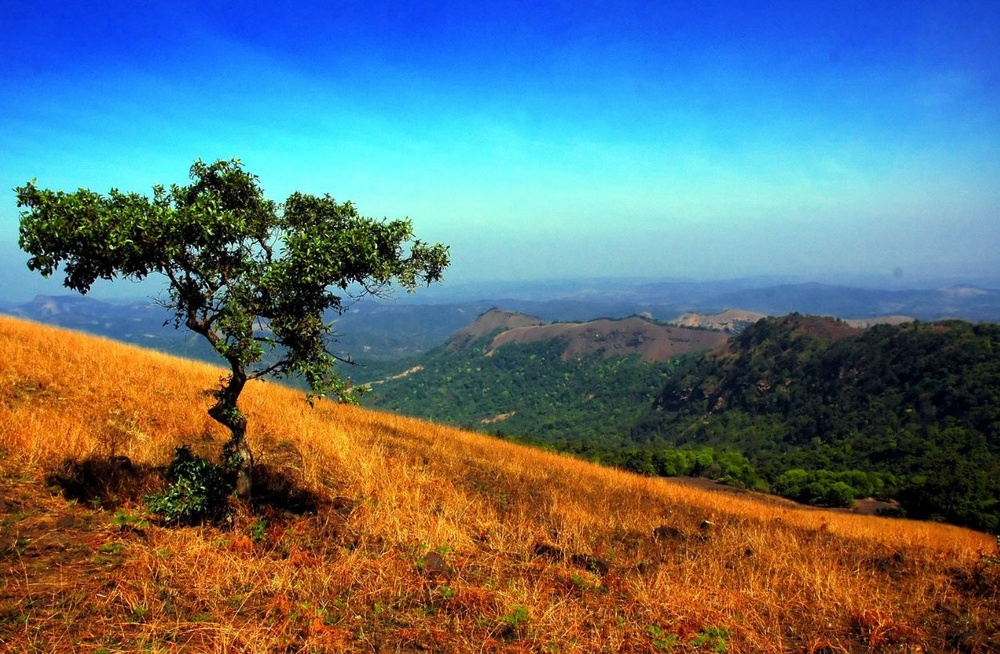
#> input picture OpenCV/9_image thresholding/img1.JPG, 1000 x 654 px, shrunk from 1278 x 836 before the run
$ jupyter execute thresholding.ipynb
#> lines starting #> are read from the running program, lines starting #| are printed output that depends on the picture; after the words box and inside, x2 and y2 are one past the last pixel; in counts of white or black regions, pixels touching at a corner belong together
[cell 1]
import cv2
import matplotlib.pyplot as plt

### Resmi içe aktar

[cell 2]
img = cv2.imread("img1.JPG")
#> img is the input picture: shape (654, 1000, 3); mean B, G, R 119, 113.4, 96
img =cv2.cvtColor(img, cv2.COLOR_BGR2GRAY)
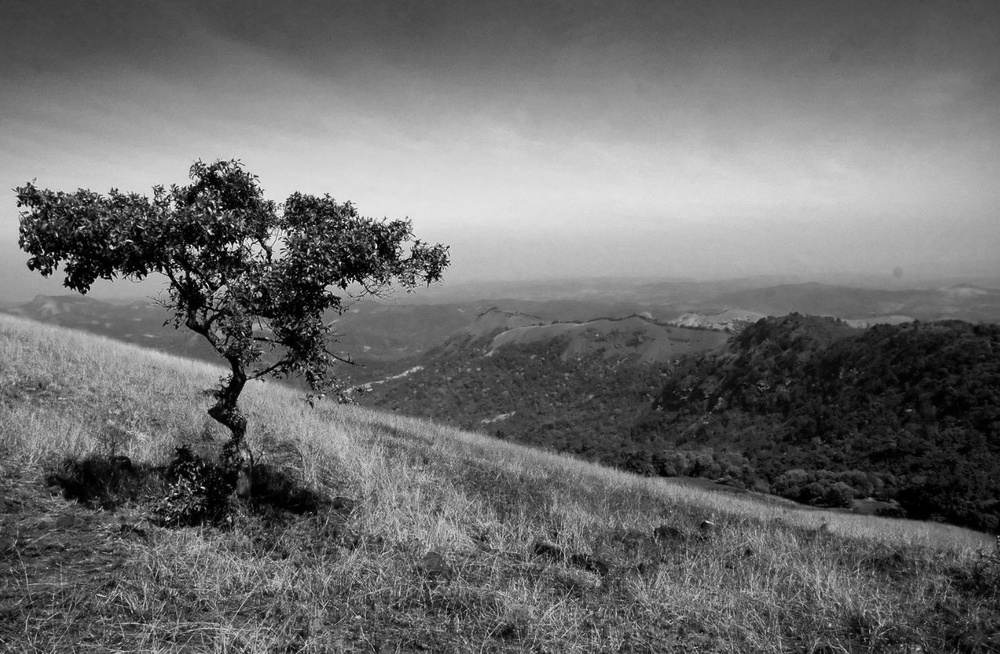
#> img: shape (654, 1000); min 0, max 253, mean 108.8
#RESMIN siyah beyaz olması değil renklerin skada ifade edilmesi anlamına geliyor , siyahlar 0 beyazlar 255 arasında değişiyor

plt.figure()
plt.imshow(img, cmap ="gray" ) #siyah beyaz görebilmek için color map ekledik
plt.axis("off")
plt.show()

### Eşikleme
Resmi detaylardan arındırıp ana hatlarını ortaya çıkarmak için kullanılır

[cell 3]
_, thresh_img = cv2.threshold(img, thresh = 60, maxval = 255, type = cv2.THRESH_BINARY)
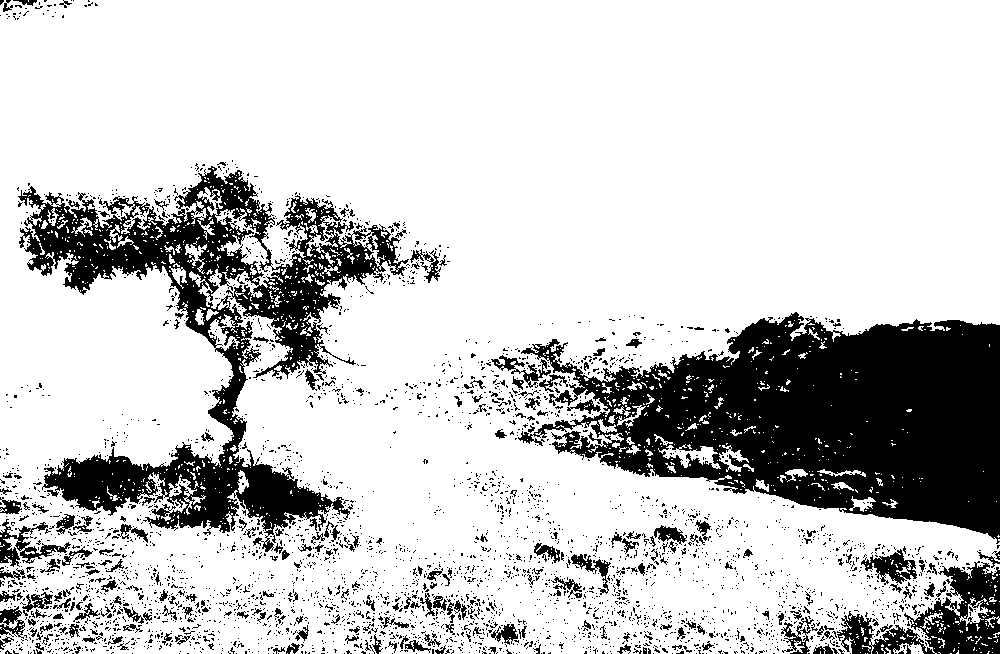
#> thresh_img: shape (654, 1000); 79.2% white; 3585 black regions (3333 under 20 px), largest, box (x1, y1, x2, y2) and area: (518, 312, 1000, 544) 62958, (18, 166, 409, 552) 40178, (837, 561, 1000, 654) 6222

plt.figure()
plt.imshow(thresh_img, cmap ="gray")
plt.axis("off")
plt.show()

[cell 4]
#aynı kodun sonuna INV(invert) eklediğimizde
_, thresh_img2 = cv2.threshold(img, thresh = 60, maxval = 255, type = cv2.THRESH_BINARY_INV)

plt.figure()
plt.imshow(thresh_img2, cmap ="gray")
plt.axis("off")
plt.show()

### Adaptive Threshold
Üstte kullandıklarımızda global tresholding değerleri kullandık fakat kullanıcağımız görüntünün farklı yerlerinde farklı aydınlatma değerleri varsa adaptive tresholding kullanılmalı

Adaptive tresholdingte aynı görüntüniü farklı bölgeleri için farklı eşik değerleri kullanarak , aydınlatması farklı bölgelerde avantaj sağlıyor.

- Kodun açıklaması
    - adaptive tresholding
    #ADAPTIVE_THRESH_MEAN_C, kullanıcağımız eşikleme algoritması yöntemi c sabiti ortalamadan ya da ağırlıklı ortalamadan çıkarılabilecek bi değer normalde pozitif ama 0 - negatif de alınabilir.
    - #cv2.THRESH_BINARY thresh holdun tipi nasıl eşikleme yapıcaz , eşiklemeden sonra piksellerin hangi değerleri alabileceğini belirten ifade
    - #11 blok size pksel için eşik değeri hesaplamak için kullanılıyor bi piksel topluluğuna göre eşikleme yapıyorduk bu topluluğun 11 komşusuna bakıyoruz diyebiliriz

[cell 5]
thresh_img3 = cv2.adaptiveThreshold(img, 255, cv2.ADAPTIVE_THRESH_MEAN_C, cv2.THRESH_BINARY, 11,8)
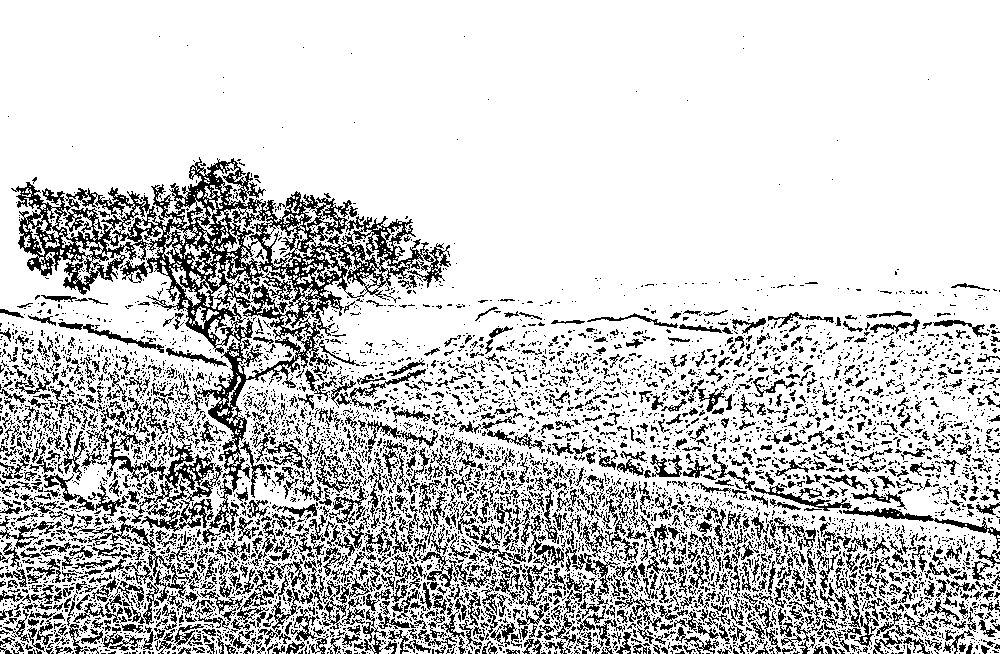
#> thresh_img3: shape (654, 1000); 79.2% white; black in thin lines or dots

plt.figure()
plt.imshow(thresh_img3, cmap="gray")
plt.axis("off")
plt.show()

[cell 6]
fig = plt.figure(figsize=(10,5))
first_plot = fig.add_subplot(1,2,1)
first_plot.imshow(thresh_img, cmap="gray")
first_plot.axis("off")
first_plot.set_title("thresholding")

second_plot = fig.add_subplot(1,2,2)
second_plot.imshow(thresh_img3, cmap="gray")
second_plot.axis("off")
second_plot.set_title("adaptive thresholding")
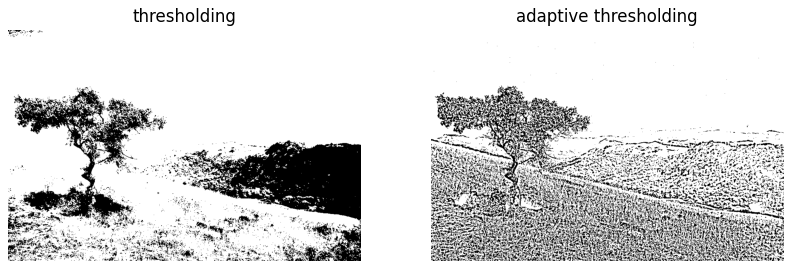
#> figure drawn by matplotlib, 2 panels
